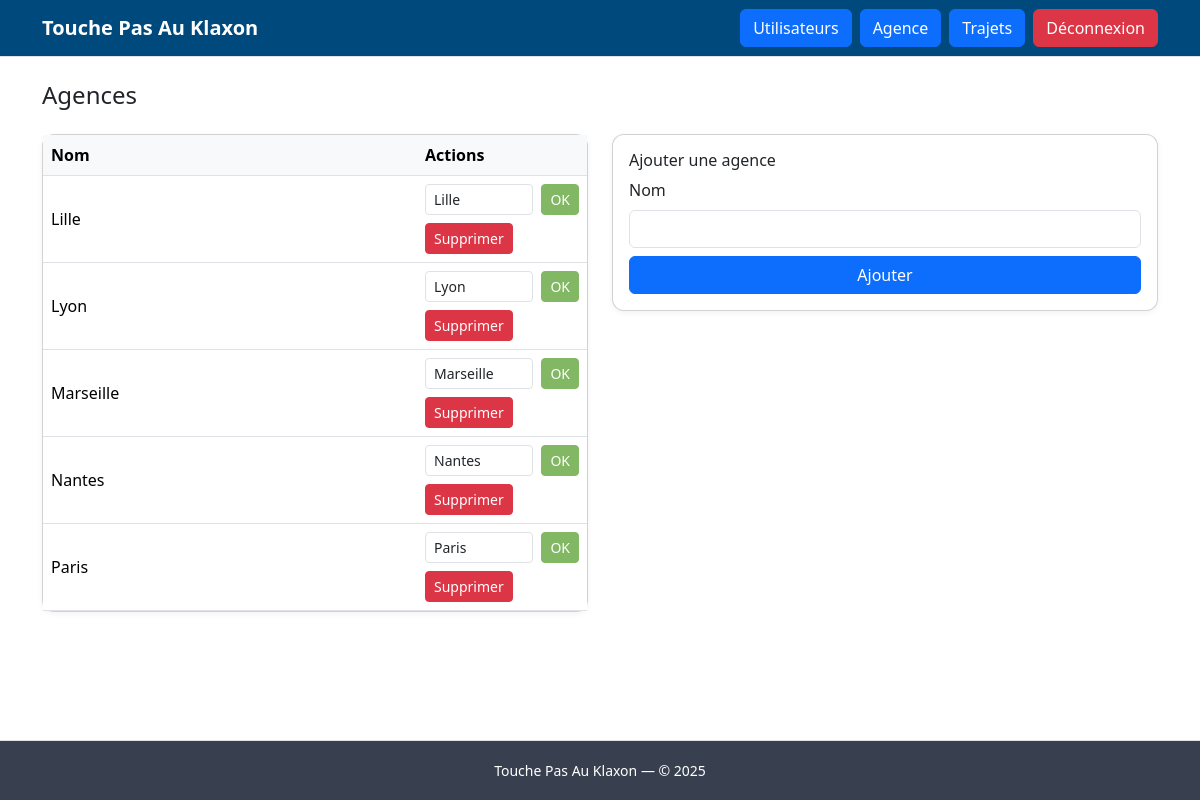
/admin/agencies (signed in), run on the app's committed database.
### tables this page shows
CREATE TABLE agencies (
  id INT AUTO_INCREMENT PRIMARY KEY,
  name VARCHAR(120) NOT NULL UNIQUE
);

### app/Core/Controller.php (called while the page is built, shortened)
<?php
class Controller{
    protected function view(string $path, array $data = []): void
    {
        extract($data, EXTR_SKIP);
        require __DIR__ . '/../Views/' . $path . '.php';
    }
}

### app/Controllers/AdminController.php (called while the page is built, shortened)
<?php
class AdminController extends Controller
{
    public function agenciesIndex(): void
    {
        $this->view('admin/agencies', [
            'agencies' => $this->agencies->all(),
        ]);
    }
}

### routes/router.php (called while the page is built, shortened)
<?php
$config = require __DIR__ . '/../config/config.php';
$db = new Database($config['db']);
$users     = new UserRepository($db);
$agencies  = new AgencyRepository($db);
$trips     = new TripRepository($db);
$auth      = new Auth($users);
$home  = new HomeController($trips);
$authc = new AuthController($auth);
$tripc = new TripController($trips, $agencies, $auth);
$admin = new AdminController($auth, $users, $agencies, $trips);
$router = new Router();
$router->get('/', fn() => $home->index());
$router->get('/login', fn() => $authc->showLogin());
$router->post('/login', fn() => $authc->login());
$router->get('/logout', fn() => $authc->logout());
$router->get('/trips/create', fn() => $tripc->createForm());
$router->post('/trips', fn() => $tripc->create());
$router->get('/trips/show', fn() => $tripc->show((int)($_GET['id'] ?? 0)));
$router->get('/trips/edit', fn() => $tripc->editForm((int)($_GET['id'] ?? 0)));
$router->post('/trips/update', fn() => $tripc->update((int)($_POST['id'] ?? 0)));
$router->post('/trips/delete', fn() => $tripc->delete((int)($_POST['id'] ?? 0)));
$router->get('/admin', fn() => $admin->usersIndex());
$router->get('/admin/users', fn() => $admin->usersIndex());
$router->get('/admin/agencies', fn() => $admin->agenciesIndex());
$router->get('/admin/trips', fn() => $admin->tripsIndex());
$router->post('/admin/agencies', fn() => $admin->agenciesCreate());
$router->post('/admin/agencies/update', fn() => $admin->agenciesUpdate());
$router->post('/admin/agencies/delete', fn() => $admin->agenciesDelete());
$router->post('/admin/trips/delete', fn() => $admin->tripsDelete());
return $router;

### app/Core/Router.php (called while the page is built, shortened)
<?php
class Router{
    private array $get = [];
    private array $post = [];
    public function get(string $path, callable $handler): void
    {
        $this->get[$path] = $handler;
    }
    public function post(string $path, callable $handler): void
    {
        $this->post[$path] = $handler;
    }
    public function dispatch(string $method, string $path): void
    {
        $table = strtoupper($method) === 'POST' ? $this->post : $this->get;
        $handler = $table[$path] ?? null;
        $handler();
    }
}

### public/index.php (called while the page is built, shortened)
<?php
$router = require __DIR__ . '/../routes/router.php';
$uri = parse_url($_SERVER['REQUEST_URI'], PHP_URL_PATH);
$router->dispatch($_SERVER['REQUEST_METHOD'], $uri);

### app/Repositories/AgencyRepository.php (called while the page is built, shortened)
<?php
class AgencyRepository{
    public function all(): array
    {
        return $this->db->getPdo()
            ->query('SELECT * FROM agencies ORDER BY name')
            ->fetchAll(PDO::FETCH_ASSOC);
    }
}

### app/Views/admin/agencies.php (the view, shortened to what this page needs)
<h1 class="h4 mb-4">Agences</h1>
<div class="row g-4">
  <div class="col-lg-6">
    <div class="card">
      <div class="card-body p-0">
        <table class="table mb-0 align-middle">
          <thead><tr><th>Nom</th><th style="width:170px">Actions</th></tr></thead>
          <tbody>
          <?php foreach ($agencies as $a): ?>
            <tr>
              <td><?= htmlspecialchars($a['name']) ?></td>
              <td>
                <form class="d-flex gap-2" method="post" action="/admin/agencies/update">
                  <input type="text" name="name" class="form-control form-control-sm" value="<?= htmlspecialchars($a['name']) ?>">
                  <button class="btn btn-sm btn-success-custom">OK</button>
                </form>
                <form method="post" action="/admin/agencies/delete" onsubmit="return confirm('Supprimer cette agence ?');" class="mt-2">
                  <button class="btn btn-sm btn-danger">Supprimer</button>
                </form>
              </td>
            </tr>
          <?php endforeach; ?>
          </tbody>
        </table>
      </div>
    </div>
  </div>
  <div class="col-lg-6">
    <form class="card card-body" method="post" action="/admin/agencies">
      <h2 class="h6">Ajouter une agence</h2>
      <div class="mb-2">
        <label class="form-label">Nom</label>
        <input type="text" name="name" class="form-control" required>
      </div>
      <button class="btn btn-primary">Ajouter</button>
    </form>
  </div>
</div>
<?php $content = ob_get_clean(); include __DIR__.'/../layouts/app.php'; ?>

### public/css/style.css (style rules this page uses)
body { padding-bottom: 80px; }
.btn-success-custom { background-color: #82b864; border-color: #82b864; color: #fff; }
.table th { background-color: #f8f9fa; }
.card { border-radius: 0.75rem; box-shadow: 0 2px 6px rgba(0, 0, 0, 0.05); }

### data on the page
agencies: name "Lille"
agencies: name "Lyon"
agencies: name "Marseille"
agencies: name "Nantes"
agencies: name "Paris"

### other printed values
$appName "Touche Pas Au Klaxon"
